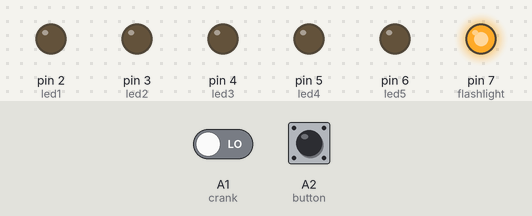
Recording of a sketch running on a simulated Arduino Uno, built with avr-gcc and run on an emulated ATmega328P. Shown: output pins drawn as LEDs (lit = HIGH). Inputs (shaded band) come from the test bench; at power-on: A1 (crank) LOW, A2 (button) HIGH.

Above: at 1.2 s.
1.3 s: A1 (crank) driven HIGH
At 2.9 s:
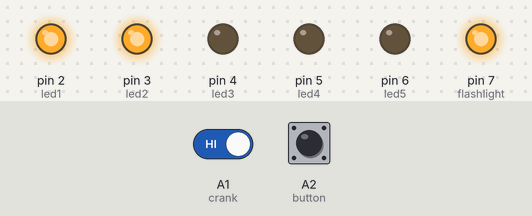
4.3 s: A2 (button) pulled LOW for 0.15 s
At 6.7 s:
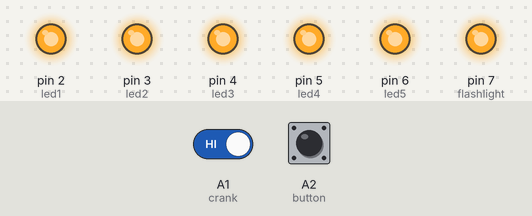
7.0 s: A2 (button) pulled LOW for 1 s
At 7.8 s:
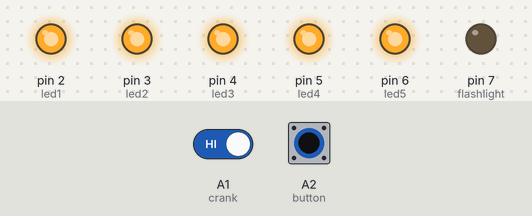
9.5 s: A1 (crank) driven LOW
At 10.3 s:
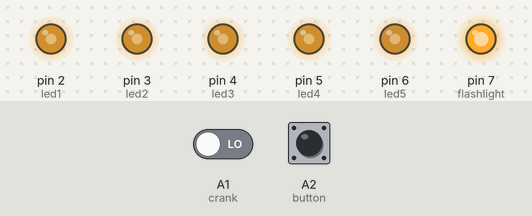
11.0 s: A2 (button) pulled LOW for 0.15 s
At 11.8 s:
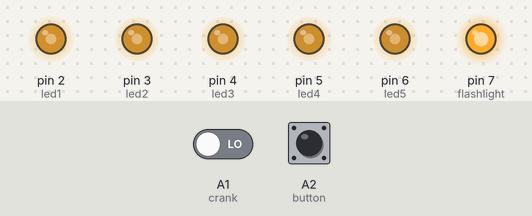
12.6 s: A2 (button) pulled LOW for 3.2 s
At 17.2 s:
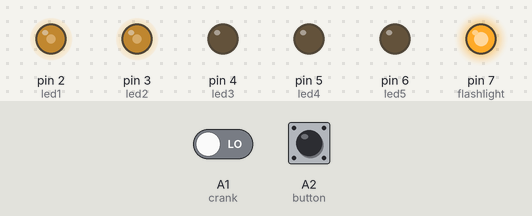
Timing chart, 0 to 18.3 s (numbered marks = the images above; inputs shaded):
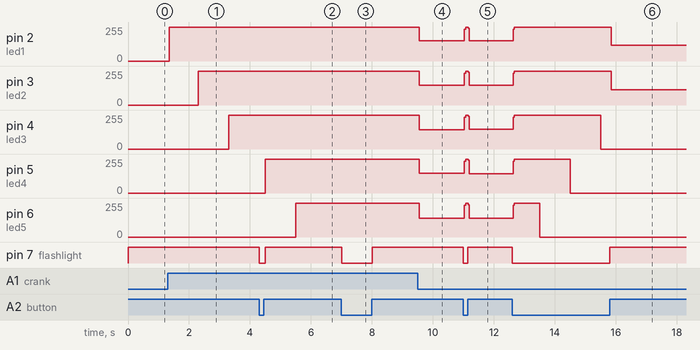

The sketch:

the_project.ino
```cpp
//these are the inputs and outputs

int led1 = 2;
int led2 = 3;
int led3 = 4;
int led4 = 5;
int led5 = 6;
int flashlight = 7;
int crank = A1;
int button = A2;


int power = 0;


void setup() {

  pinMode(led1, OUTPUT);
  pinMode(led2, OUTPUT);
  pinMode(led3, OUTPUT);
  pinMode(led4, OUTPUT);
  pinMode(led5, OUTPUT);
  pinMode(flashlight, OUTPUT);
  pinMode(crank, INPUT);
  pinMode(button, INPUT_PULLUP);

}

void loop() {
  if (digitalRead(crank) == HIGH){
    power++;
    delay(50);
  }

  //this stuff happens when the button is pressed
  if((digitalRead(button) == LOW) && (power > 0)){
    digitalWrite(flashlight, LOW);
    power--;
    delay(50);

  }


  else{
    digitalWrite(flashlight,HIGH);
  }
  setLights();


  // make button that turns on light,  and drains power and leds go down
  setLights();
}
void setLights(){

  digitalWrite(led1, LOW);
  digitalWrite(led2, LOW);
  digitalWrite(led3, LOW);
  digitalWrite(led4, LOW);
  digitalWrite(led5, LOW);


  if(power >= 1){
    digitalWrite(led1, HIGH);
  }
  if(power >= 20){
    digitalWrite(led2, HIGH);
  }
  if(power >= 40){
    digitalWrite(led3, HIGH);
  }
  if(power >= 60){
    digitalWrite(led4, HIGH);
  }
  if(power >= 80){
    digitalWrite(led5, HIGH);
  }


  if(power>100){
    power = 100;
  }
  if(power<0){
    power=0;
  }

}
```

Measured:
- after the input at 1.3 s, pin 2 (led1): 0/255 → 255/255 after 0.05 s; pin 3 (led2): 0/255 → 255/255 after 1.0 s; pin 4 (led3): 0/255 → 255/255 after 2.0 s
- after the input at 4.3 s, pin 7 (flashlight): HIGH → LOW at once, → HIGH 0.20 s later
- after the input at 7.0 s, pin 7 (flashlight): HIGH → LOW at once, → HIGH 1.0 s later
- after the input at 9.5 s, pin 2 (led1): 255/255 → 152/255 after 0.05 s; pin 3 (led2), pin 5 (led4): 255/255 → 147/255 after 0.05 s; pin 4 (led3): 255/255 → 144/255 after 0.05 s; pin 6 (led5): 255/255 → 142/255 after 0.05 s
- after the input at 11.0 s, pin 2 (led1): 152/255 → 255/255 at once, → 152/255 0.12 s later; pin 3 (led2): 147/255 → 255/255 at once, → 147/255 0.12 s later; pin 4 (led3): 144/255 → 255/255 at once, → 147/255 0.12 s later; pin 5 (led4): 147/255 → 255/255 at once, → 144/255 0.12 s later; pin 6 (led5): 142/255 → 255/255 at once, → 142/255 0.12 s later
- after the input at 12.6 s, pin 2 (led1): 152/255 → 255/255 at once, → 118/255 3.2 s later; pin 3 (led2): 147/255 → 255/255 at once, → 114/255 3.2 s later; pin 4 (led3): 147/255 → 255/255 at once, → 0/255 2.9 s later; pin 5 (led4): 144/255 → 255/255 at once, → 0/255 1.9 s later; pin 6 (led5): 142/255 → 255/255 at once, → 0/255 0.87 s later
